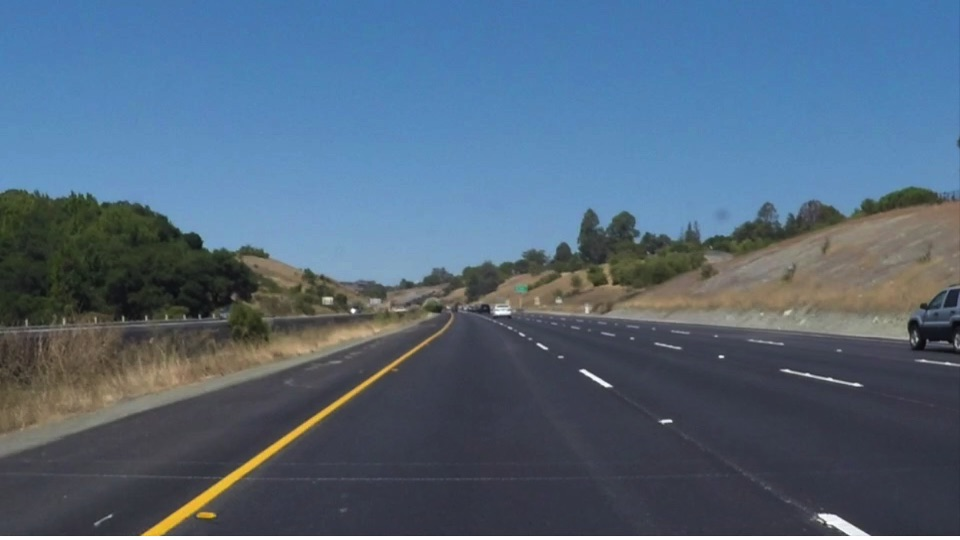
#> input picture failed_images1/330.jpg, 960 x 540 px; its folder holds only this picture in this run
$ jupyter execute --allow-errors P1.ipynb   (shell and % lines are left out)
#> lines starting #> are read from the running program, lines starting #| are printed output that depends on the picture; after the words box and inside, x2 and y2 are one past the last pixel; in counts of white or black regions, pixels touching at a corner belong together
# Self-Driving Car Engineer Nanodegree

## Project: **Finding Lane Lines on the Road**
***
In this project, you will use the tools you learned about in the lesson to identify lane lines on the road.  You can develop your pipeline on a series of individual images, and later apply the result to a video stream (really just a series of images). Check out the video clip "raw-lines-example.mp4" (also contained in this repository) to see what the output should look like after using the helper functions below.

Once you have a result that looks roughly like "raw-lines-example.mp4", you'll need to get creative and try to average and/or extrapolate the line segments you've detected to map out the full extent of the lane lines.  You can see an example of the result you're going for in the video "P1_example.mp4".  Ultimately, you would like to draw just one line for the left side of the lane, and one for the right.

In addition to implementing code, there is a brief writeup to complete. The writeup should be completed in a separate file, which can be either a markdown file or a pdf document. There is a [write up template](https://github.com/udacity/CarND-LaneLines-P1/blob/master/writeup_template.md) that can be used to guide the writing process. Completing both the code in the Ipython notebook and the writeup template will cover all of the [rubric points](https://review.udacity.com/#!/rubrics/322/view) for this project.

---
Let's have a look at our first image called 'test_images/solidWhiteRight.jpg'.  Run the 2 cells below (hit Shift-Enter or the "play" button above) to display the image.

**Note: If, at any point, you encounter frozen display windows or other confounding issues, you can always start again with a clean slate by going to the "Kernel" menu above and selecting "Restart & Clear Output".**

---

**The tools you have are color selection, region of interest selection, grayscaling, Gaussian smoothing, Canny Edge Detection and Hough Tranform line detection.  You  are also free to explore and try other techniques that were not presented in the lesson.  Your goal is piece together a pipeline to detect the line segments in the image, then average/extrapolate them and draw them onto the image for display (as below).  Once you have a working pipeline, try it out on the video stream below.**

---

<figure>

 <figcaption>
 <p></p>
 <p style="text-align: center;"> Your output should look something like this (above) after detecting line segments using the helper functions below </p>
 </figcaption>
</figure>
 <p></p>
<figure>

 <figcaption>
 <p></p>
 <p style="text-align: center;"> Your goal is to connect/average/extrapolate line segments to get output like this</p>
 </figcaption>
</figure>

**Run the cell below to import some packages.  If you get an `import error` for a package you've already installed, try changing your kernel (select the Kernel menu above --> Change Kernel).  Still have problems?  Try relaunching Jupyter Notebook from the terminal prompt.  Also, see [this forum post](https://carnd-forums.udacity.com/cq/viewquestion.action?spaceKey=CAR&id=29496372&questionTitle=finding-lanes---import-cv2-fails-even-though-python-in-the-terminal-window-has-no-problem-with-import-cv2) for more troubleshooting tips.**

## Import Packages

[cell 1]
#importing some useful packages
import matplotlib.pyplot as plt
import matplotlib.image as mpimg
import numpy as np
import cv2

## Read in an Image

#> (a cell that did not finish here is left out)

## Ideas for Lane Detection Pipeline

**Some OpenCV functions (beyond those introduced in the lesson) that might be useful for this project are:**

`cv2.inRange()` for color selection
`cv2.fillPoly()` for regions selection
`cv2.line()` to draw lines on an image given endpoints
`cv2.addWeighted()` to coadd / overlay two images
`cv2.cvtColor()` to grayscale or change color
`cv2.imwrite()` to output images to file
`cv2.bitwise_and()` to apply a mask to an image

**Check out the OpenCV documentation to learn about these and discover even more awesome functionality!**

## Helper Functions

Below are some helper functions to help get you started. They should look familiar from the lesson!

## Test Images

Build your pipeline to work on the images in the directory "test_images"
**You should make sure your pipeline works well on these images before you try the videos.**

[cell 3]
import math

def grayscale(img):
    """Applies the Grayscale transform
    This will return an image with only one color channel
    but NOTE: to see the returned image as grayscale
    (assuming your grayscaled image is called 'gray')
    you should call plt.imshow(gray, cmap='gray')"""
    return cv2.cvtColor(img, cv2.COLOR_RGB2GRAY)
    # Or use BGR2GRAY if you read an image with cv2.imread()
    # return cv2.cvtColor(img, cv2.COLOR_BGR2GRAY)

def canny(img, low_threshold, high_threshold):
    """Applies the Canny transform"""
    return cv2.Canny(img, low_threshold, high_threshold)

def gaussian_blur(img, kernel_size):
    """Applies a Gaussian Noise kernel"""
    return cv2.GaussianBlur(img, (kernel_size, kernel_size), 0)

def region_of_interest(img, vertices):
    """
    Applies an image mask.

    Only keeps the region of the image defined by the polygon
    formed from `vertices`. The rest of the image is set to black.
    """
    #defining a blank mask to start with
    mask = np.zeros_like(img)

    #defining a 3 channel or 1 channel color to fill the mask with depending on the input image
    if len(img.shape) > 2:
        channel_count = img.shape[2]  # i.e. 3 or 4 depending on your image
        ignore_mask_color = (255,) * channel_count
    else:
        ignore_mask_color = 255

    #filling pixels inside the polygon defined by "vertices" with the fill color
    cv2.fillPoly(mask, vertices, ignore_mask_color)

    #returning the image only where mask pixels are nonzero
    masked_image = cv2.bitwise_and(img, mask)
    return masked_image


def draw_lines(img, lines, color=[255, 0, 0], thickness=2):
    """
    NOTE: this is the function you might want to use as a starting point once you want to
    average/extrapolate the line segments you detect to map out the full
    extent of the lane (going from the result shown in raw-lines-example.mp4
    to that shown in P1_example.mp4).

    Think about things like separating line segments by their
    slope ((y2-y1)/(x2-x1)) to decide which segments are part of the left
    line vs. the right line.  Then, you can average the position of each of
    the lines and extrapolate to the top and bottom of the lane.

    This function draws `lines` with `color` and `thickness`.
    Lines are drawn on the image inplace (mutates the image).
    If you want to make the lines semi-transparent, think about combining
    this function with the weighted_img() function below
    """
    for line in lines:
        for x1,y1,x2,y2 in line:
            cv2.line(img, (x1, y1), (x2, y2), color, thickness)


def draw_lines_averaged(img, lines, color=[255, 0, 0], thickness=2, remove_outliers=False):
    line1_slopes = []
    line2_slopes = []
    line1_centers = []
    line2_centers = []

    for line in lines:
        for x1,y1,x2,y2 in line:
            slope = (y2-y1) / (x2-x1)

            # We have poitive and negative slopes, split into two buckets.
            # Improvment: We could use ranges for the slopes or use a classifier
            if slope > 0:
                line1_slopes.append(slope)
                line1_centers.append(((x2+x1)/2, (y2+y1)/2))
            else:
                line2_slopes.append(slope)
                line2_centers.append(((x2+x1)/2, (y2+y1)/2))

    # Remove outliers from slopes and centers
    if remove_outliers:
        line1_slopes = np.asarray(line1_slopes)
        line2_slopes = np.asarray(line2_slopes)
        line1_centers = np.asarray(line1_centers)
        line2_centers = np.asarray(line2_centers)
        if len(line1_slopes) > 3:
            outliers1 = find_outliers(line1_slopes, 3)
            line1_slopes = line1_slopes[outliers1]
            line1_centers = line1_centers[outliers1]
        if len(line2_slopes) > 3:
            outliers2 = find_outliers(line2_slopes, 3)
            line2_slopes = line2_slopes[outliers2]
            line2_centers = line2_centers[outliers2]


    # draw lines if there are lines to draw
    if len(lines) > 0:
        # Average the slopes
        slope1 = np.mean(line1_slopes)
        slope2 = np.mean(line2_slopes)

        # We know that slope = (y'-y)/(x'-x). We want to draw a line given its slope and the center point
        # that starts at the bottom of the screen to the middle of it
        if len(line1_centers) > 0:
            # Average the centers
            center1_x = int(np.mean([p[0] for p in line1_centers]))
            center1_y = int(np.mean([p[1] for p in line1_centers]))
            # Draw line passing from center with slope from bottom to middle
            line1_y1 = int(img.shape[0]/2+45)
            line1_x1 = int((line1_y1-center1_y)/slope1 + center1_x)
            line1_y2 = img.shape[0]
            line1_x2 = int((line1_y2-center1_y)/slope1 + center1_x)
            cv2.line(img, (line1_x1, line1_y1), (line1_x2, line1_y2), color, thickness)

        if len(line2_centers) > 0:
            # Average the centers
            center2_x = int(np.mean([p[0] for p in line2_centers]))
            center2_y = int(np.mean([p[1] for p in line2_centers]))
            # Draw line passing from center with slope from bottom to middle
            line2_y1 = int(img.shape[0]/2+45)
            line2_x1 = int((line2_y1-center2_y)/slope2 + center2_x)
            line2_y2 = img.shape[0]
            line2_x2 = int((line2_y2-center2_y)/slope2 + center2_x)
            cv2.line(img, (line2_x1, line2_y1), (line2_x2, line2_y2), color, thickness)


# Modified from http://stackoverflow.com/questions/11686720/is-there-a-numpy-builtin-to-reject-outliers-from-a-list
def find_outliers(data, m = 2.):
    d = np.abs(data - np.median(data))
    mdev = np.median(d)
    s = d/mdev if mdev else 0.
    return s<m


def hough_lines(img, rho, theta, threshold, min_line_len, max_line_gap, use_line_averaging=False, remove_outliers=False):
    """
    `img` should be the output of a Canny transform.

    Returns an image with hough lines drawn.
    """
    lines = cv2.HoughLinesP(img, rho, theta, threshold, np.array([]), minLineLength=min_line_len, maxLineGap=max_line_gap)
    line_img = np.zeros((img.shape[0], img.shape[1], 3), dtype=np.uint8)
    if use_line_averaging:
        draw_lines_averaged(line_img, lines, color=[50, 50, 255], thickness=15, remove_outliers=remove_outliers)
    else:
        draw_lines(line_img, lines, color=[255,0,0], thickness=4)
    return line_img

# Python 3 has support for cool math symbols.

def weighted_img(img, initial_img, α=0.8, β=1., λ=0.):
    """
    `img` is the output of the hough_lines(), An image with lines drawn on it.
    Should be a blank image (all black) with lines drawn on it.

    `initial_img` should be the image before any processing.

    The result image is computed as follows:

    initial_img * α + img * β + λ
    NOTE: initial_img and img must be the same shape!
    """
    return cv2.addWeighted(initial_img, α, img, β, λ)

[cell 4]
import os
#> (the rest of this cell did not finish here and is left out)

## Build a Lane Finding Pipeline

Build the pipeline and run your solution on all test_images. Make copies into the `test_images_output` directory, and you can use the images in your writeup report.

Try tuning the various parameters, especially the low and high Canny thresholds as well as the Hough lines parameters.

[cell 5]
def detect_lanes(image, use_line_averaging=False, remove_outliers=False):
    image_height, image_width = image.shape[0], image.shape[1]
    guassian_kernel_size = 5  # Must be an odd number (3, 5, 7...)
    canny_low_threshold = 70
    canny_high_threshold = 160
    h_rho = 2 # distance resolution in pixels of the Hough grid
    h_theta = np.pi/180  # angular resolution in radians of the Hough grid
    h_threshold = 17        # minimum number of votes (intersections in Hough grid cell)
    h_min_line_length = 100  # minimum number of pixels making up a line
    h_max_line_gap = 50    # maximum gap in pixels between connectable line segments

    # greyscale
    gray_image = grayscale(image)

    # canny detector to find lines
    edges = canny(gaussian_blur(gray_image, guassian_kernel_size), canny_low_threshold, canny_high_threshold)

    # Select region in front of the camera
    l_bottom = (0, image_height)
    r_bottom = (image_width, image_height)
    l_top =  (image_width/2-20, image_height/2+55)
    r_top = (image_width/2+20, image_height/2+55)
    vertices = np.array([[l_bottom, r_bottom, r_top, l_top]], dtype=np.int32)
    focused = region_of_interest(edges, vertices)

    # Hough transform to join lines
    if use_line_averaging:
        lines = hough_lines(focused, h_rho, h_theta, h_threshold, h_min_line_length, h_max_line_gap)
        image = weighted_img(lines, image, 1, 1, 0)
        lines = hough_lines(focused, h_rho, h_theta, h_threshold, h_min_line_length, h_max_line_gap, use_line_averaging, remove_outliers)
        return weighted_img(lines, image, 1, 1, 0)
    else:
        lines = hough_lines(focused, h_rho, h_theta, h_threshold, h_min_line_length, h_max_line_gap)
        return weighted_img(lines, image, 1, 1, 0)

[cell 6]
# Run the pipeline on the input images
input_images = []
#> input_images = []
processed_images = []
#> (the rest of this cell did not finish here and is left out)

## Test on Videos

You know what's cooler than drawing lanes over images? Drawing lanes over video!

We can test our solution on two provided videos:

`solidWhiteRight.mp4`

`solidYellowLeft.mp4`

**Note: if you get an `import error` when you run the next cell, try changing your kernel (select the Kernel menu above --> Change Kernel).  Still have problems?  Try relaunching Jupyter Notebook from the terminal prompt. Also, check out [this forum post](https://carnd-forums.udacity.com/questions/22677062/answers/22677109) for more troubleshooting tips.**

**If you get an error that looks like this:**
```
NeedDownloadError: Need ffmpeg exe.
You can download it by calling:
imageio.plugins.ffmpeg.download()
```
**Follow the instructions in the error message and check out [this forum post](https://carnd-forums.udacity.com/display/CAR/questions/26218840/import-videofileclip-error) for more troubleshooting tips across operating systems.**

[cell 7]
# Import everything needed to edit/save/watch video clips
from moviepy.editor import VideoFileClip
from IPython.display import HTML

[cell 8]
# [6 lines left out: function process_image, not called in this run]

def process_image_with_line_averaging(image):
    return detect_lanes(image, True)

def process_image_with_line_averaging_remove_outliers(image):
    return detect_lanes(image, True, True)

Let's try the one with the solid white lane on the right first ...

[cell 9]
white_output = 'test_videos_output/solidWhiteRight.mp4'
## To speed up the testing process you may want to try your pipeline on a shorter subclip of the video
## To do so add .subclip(start_second,end_second) to the end of the line below
## Where start_second and end_second are integer values representing the start and end of the subclip
## You may also uncomment the following line for a subclip of the first 5 seconds
##clip1 = VideoFileClip("test_videos/solidWhiteRight.mp4").subclip(0,5)
#> (the rest of this cell did not finish here and is left out)

Play the video inline, or if you prefer find the video in your filesystem (should be in the same directory) and play it in your video player of choice.

[cell 10]
HTML("""
<video width="960" height="540" controls>
  <source src="{0}">
</video>
""".format(white_output))

## Improve the draw_lines() function

**At this point, if you were successful with making the pipeline and tuning parameters, you probably have the Hough line segments drawn onto the road, but what about identifying the full extent of the lane and marking it clearly as in the example video (P1_example.mp4)?  Think about defining a line to run the full length of the visible lane based on the line segments you identified with the Hough Transform. As mentioned previously, try to average and/or extrapolate the line segments you've detected to map out the full extent of the lane lines. You can see an example of the result you're going for in the video "P1_example.mp4".**

**Go back and modify your draw_lines function accordingly and try re-running your pipeline. The new output should draw a single, solid line over the left lane line and a single, solid line over the right lane line. The lines should start from the bottom of the image and extend out to the top of the region of interest.**

[cell 11]
# we run an improved version with line averaging here

# Run the pipeline on the input images
input_images = []
processed_images = []
processed_images_averaged = []
#> (the rest of this cell did not finish here and is left out)

Now for the one with the solid yellow lane on the left. This one's more tricky!

[cell 12]
yellow_output = 'test_videos_output/solidYellowLeft.mp4'
#> (the rest of this cell did not finish here and is left out)

[cell 13]
HTML("""
<video width="960" height="540" controls>
  <source src="{0}">
</video>
""".format(yellow_output))

Now we try this with the adding averaging independantly to left and right side line segments

[cell 14]
yellow_output_with_line_averaging = 'test_videos_output/solidYellowLeftAveraged.mp4'
#> (the rest of this cell did not finish here and is left out)

[cell 15]
HTML("""
<video width="960" height="540" controls>
  <source src="{0}">
</video>
""".format(yellow_output_with_line_averaging))

[cell 16]
import glob
input_image_names = glob.glob("failed_images1/*.jpg")

# we run an improved version with line averaging here and we remove the outliers from the slopes

# Run the pipeline on the input images
input_images = []
processed_images = []
processed_images_averaged = []
for image_name in input_image_names:
    image = mpimg.imread(image_name)
#> image is the input picture: shape (540, 960, 3); mean R, G, B 82.5, 102.8, 123.5
    input_images.append(image)
    processed_images.append(detect_lanes(image))
#> in grayscale, `return cv2.cvtColor(img, cv2.COLOR_RGB2GRAY)`:
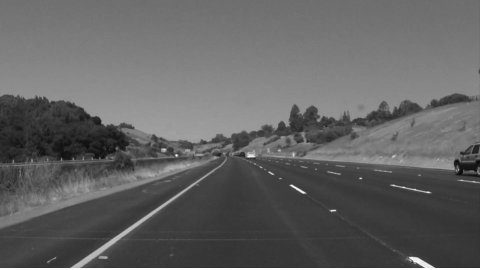
#> returned value: shape (540, 960) (shown at 1/2 size); min 9, max 255, mean 99.1
#> in canny, `return cv2.Canny(img, low_threshold, high_threshold)`:
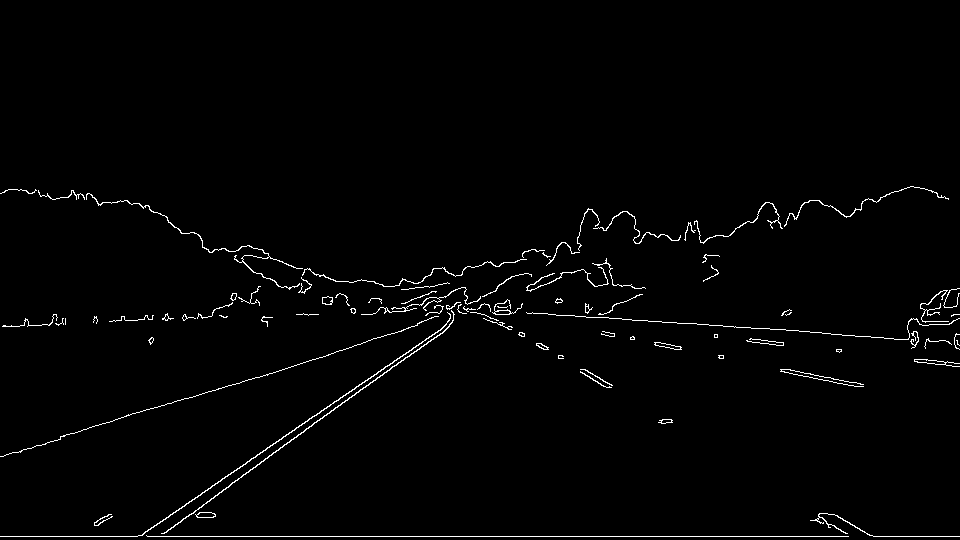
#> returned value: shape (540, 960); 1.5% white in thin lines or dots, all inside (x1, y1, x2, y2) = (0, 186, 960, 537)
#> in region_of_interest, `cv2.fillPoly(mask, vertices, ignore_mask_color)`:
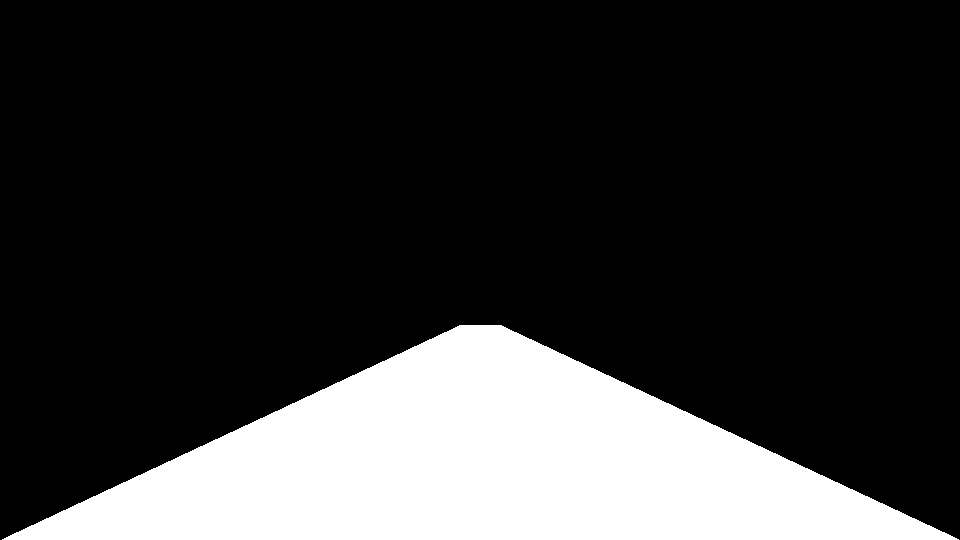
#> mask: shape (540, 960); 20.7% white; 1 white region, box (x1, y1, x2, y2) and area: (2, 325, 959, 540) 107529
#> in region_of_interest, `masked_image = cv2.bitwise_and(img, mask)`:
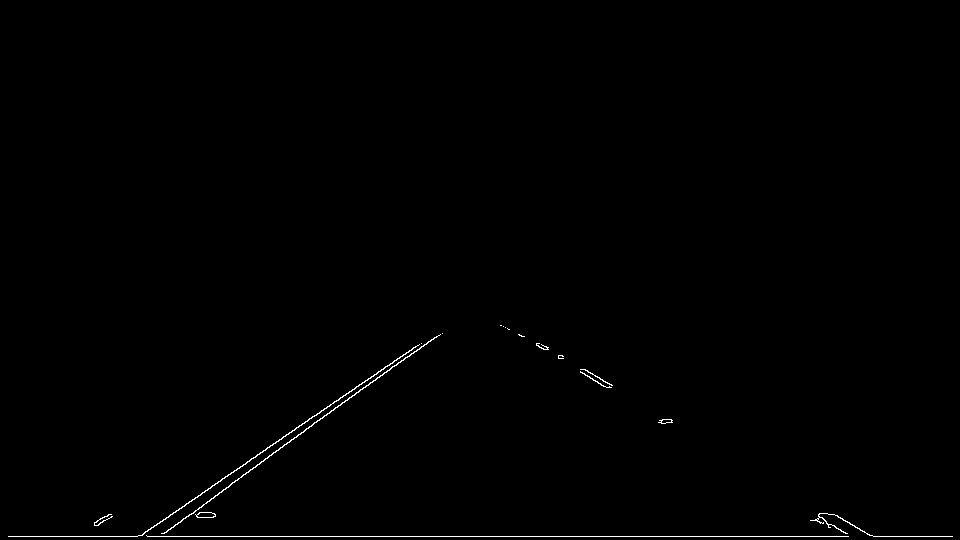
#> masked_image: shape (540, 960); 0.44% white in thin lines or dots, all inside (x1, y1, x2, y2) = (8, 325, 953, 537)
#> in hough_lines, `lines = cv2.HoughLinesP(img, rho, theta, threshold, np.array([]), minL..`: lines = [[8, 536, 952, 536], [141, 535, 296, 427], [163, 533, 431, 339], [278, 441, 413, 347], [505, 327, 606, 387], [162, 533, 398, 362]]
#> the loop in draw_lines, `for line in lines:` made 6 passes
#> after the loop in draw_lines, `for line in lines:`:
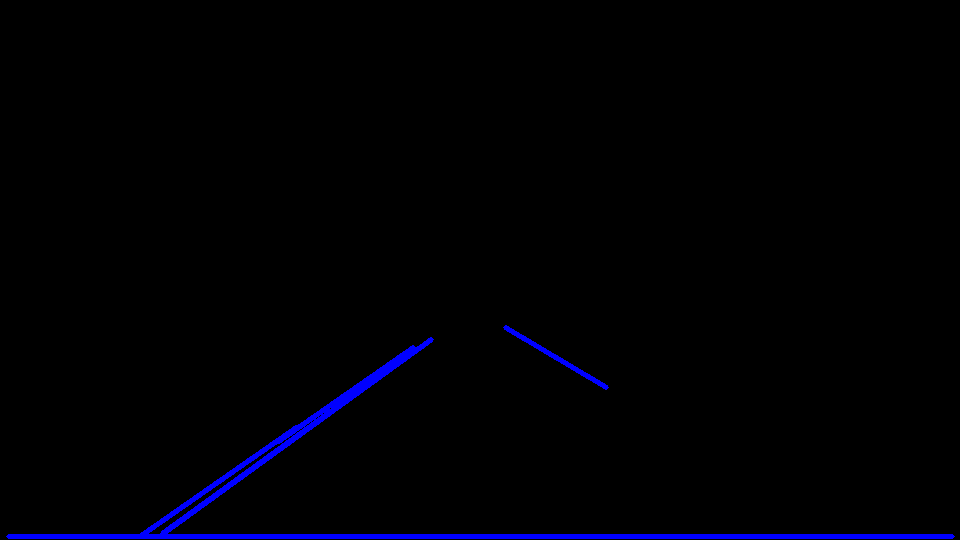
#> img: shape (540, 960, 3); mean of channels 0, 1, 2 4.4, 0, 0; drawn as B, G, R
#> (the rest of the program and of its run is left out)
